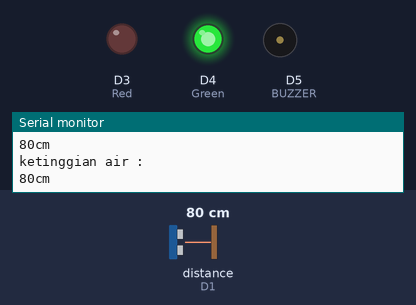
This sketch was run on a simulated ESP8266 (NodeMCU). On the bench: output pins drawn as LEDs (lit = HIGH), buzzer (waves = sounding), the last lines printed to the serial monitor. Wiring (inferred from the names in the program): ultrasonic range finder: trigger D0; echo D1. The test bench sets the inputs (shaded band); at power-on: distance to the obstacle (sensor on D1) 80 cm. The echo pulse lasts 58.3 µs per cm; WiFi joins after 1.5 s; servers stay silent unless stated; pins used as bus, display or sensor lines are not drawn.

Above: at 2.7 s.
2.8 s: distance to the obstacle (sensor on D1) set to 17 cm
4.6 s: distance to the obstacle (sensor on D1) set to 14 cm
At 5.7 s:
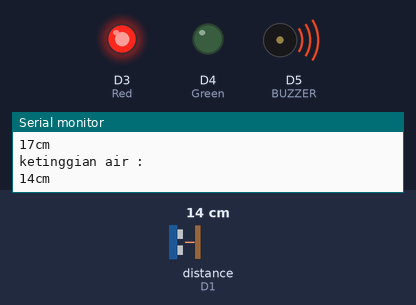
At 13.0 s:
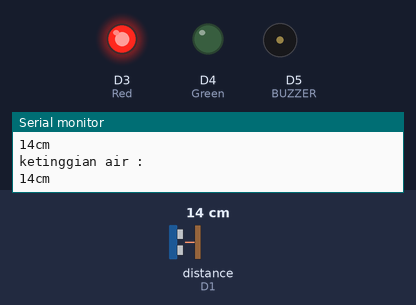
Timing chart, 0 to 17.0 s (numbered marks = the images above; inputs shaded):
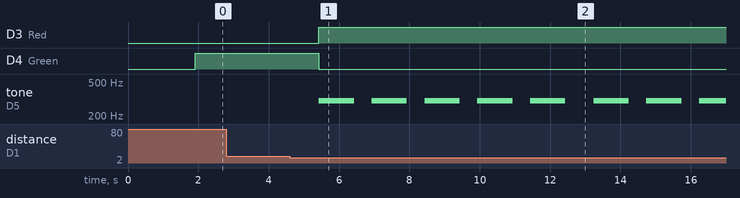

Measured:
- the behaviour switches between 16 and 15 cm on distance to the obstacle (sensor on D1) (found by bisection; images 0 and 1)
- after the input at 4.6 s, D3 (Red): LOW → HIGH after 0.83 s; D4 (Green): HIGH → LOW after 0.83 s; tone on D5 (BUZZER): plays 300 Hz for 1.0 s, 300 Hz for 1.0 s, 300 Hz for 1.0 s, 300 Hz for 1.0 s, 300 Hz for 1.0 s, 300 Hz for 1.0 s … (8 notes in this stretch), starting after 0.83 s

The sketch:

early_warning_system_flood_detection.ino
```cpp
#include "ThingSpeak.h"
#include <ESP8266WiFi.h>
#include "CTBot.h"

const int trigPin1 = D0;
const int echoPin1 = D1;

#define Green D4
#define Red D3
#define BUZZER D5
CTBot myBot;

unsigned long ch_no = 2010424;
const char * write_api ="WDBQ6G7XCT700HPD";
char auth[] = "mwa0000028912887";
char ssid[] = "BPBD_2";
char pass[] = "123456789";
unsigned long startMillis;
unsigned long currentMillis;
const unsigned long period = 10000;
WiFiClient client;
long duration1;
int distance1;

String token = "5784862043:AAHvBNUfNLvpT0VxnUdor-Q38n1KvVtLtV8";
const int id = 1252029108;

int alarmLuber = 15;

bool flag1 = false;
bool flag2 = false;
bool debug = true;

void setup() {
  pinMode(trigPin1, OUTPUT);
  pinMode(echoPin1, INPUT);
  pinMode(Green, OUTPUT);
  pinMode(Red, OUTPUT);
  Serial.begin(115200);
  WiFi.begin(ssid, pass);
  while(WiFi.status() != WL_CONNECTED)
  {
    delay(500);
    Serial.print(".");
  }
  Serial.println("WiFi conneted");
  Serial.println(WiFi.localIP());
  ThingSpeak.begin(client);
  startMillis = millis();
  //
  myBot.setTelegramToken(token);
}

void loop()
{
  long duration, ketinggian, air;
  digitalWrite(trigPin1, LOW);
  delayMicroseconds(2);
  digitalWrite(trigPin1, HIGH);
  delayMicroseconds(10);
  digitalWrite(trigPin1, LOW);
  duration = pulseIn(echoPin1, HIGH);
  ketinggian = (duration/2) / 29.1;
  air = ketinggian;

  Serial.println("ketinggian air :");
  Serial.print(air);
  Serial.println("cm");
  delay(400);

  if(ketinggian <=15)
  {
    digitalWrite(Red, HIGH);
    digitalWrite(Green, LOW);
    tone(BUZZER, 300);
    delay(1000);
    noTone(BUZZER);
  }
  else
  {
    digitalWrite(Green, HIGH);
    digitalWrite(Red, LOW);
  }


  TBMessage msg;
  if(myBot.getNewMessage(msg))
  {
    Serial.println("Ada pesan masuk :" + msg.text);
    //
    String pesan = msg.text;
    if(pesan == "Ketinggian")
    {
      myBot.sendMessage(id, "Jarak permukaan air dengan sensor:  " + String(air) + " cm");
    }
    else if(pesan == "Status?")
    {
      if(air>15){
        myBot.sendMessage(id, "Aman");
      }
      else if(air<15){
        myBot.sendMessage(id, "Bahaya");
      }

    }
  }

  if (air <= alarmLuber && flag1 == false){
    flag1 = true;
    flag2 = false;

    myBot.sendMessage(id, "Warning!!!! jarak permukaan air dengan sensor : " + String(air) + " cm. Waspada Air luber");
  }


  currentMillis = millis();
  if (currentMillis - startMillis >= period)
  {
    ThingSpeak.setField(1, ketinggian);
    ThingSpeak.writeFields(ch_no, write_api);
    startMillis = currentMillis;
  }    
}
```
